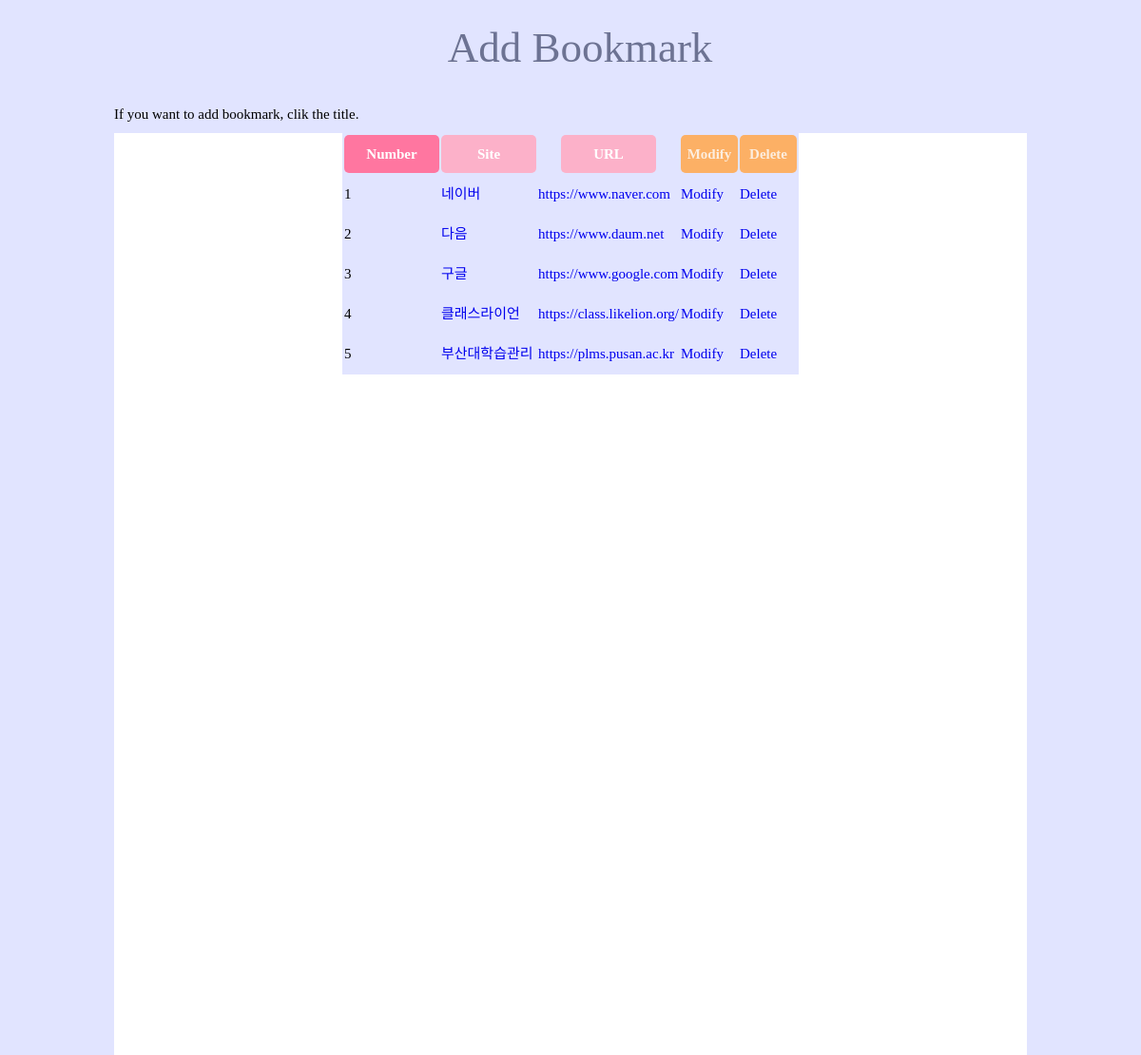
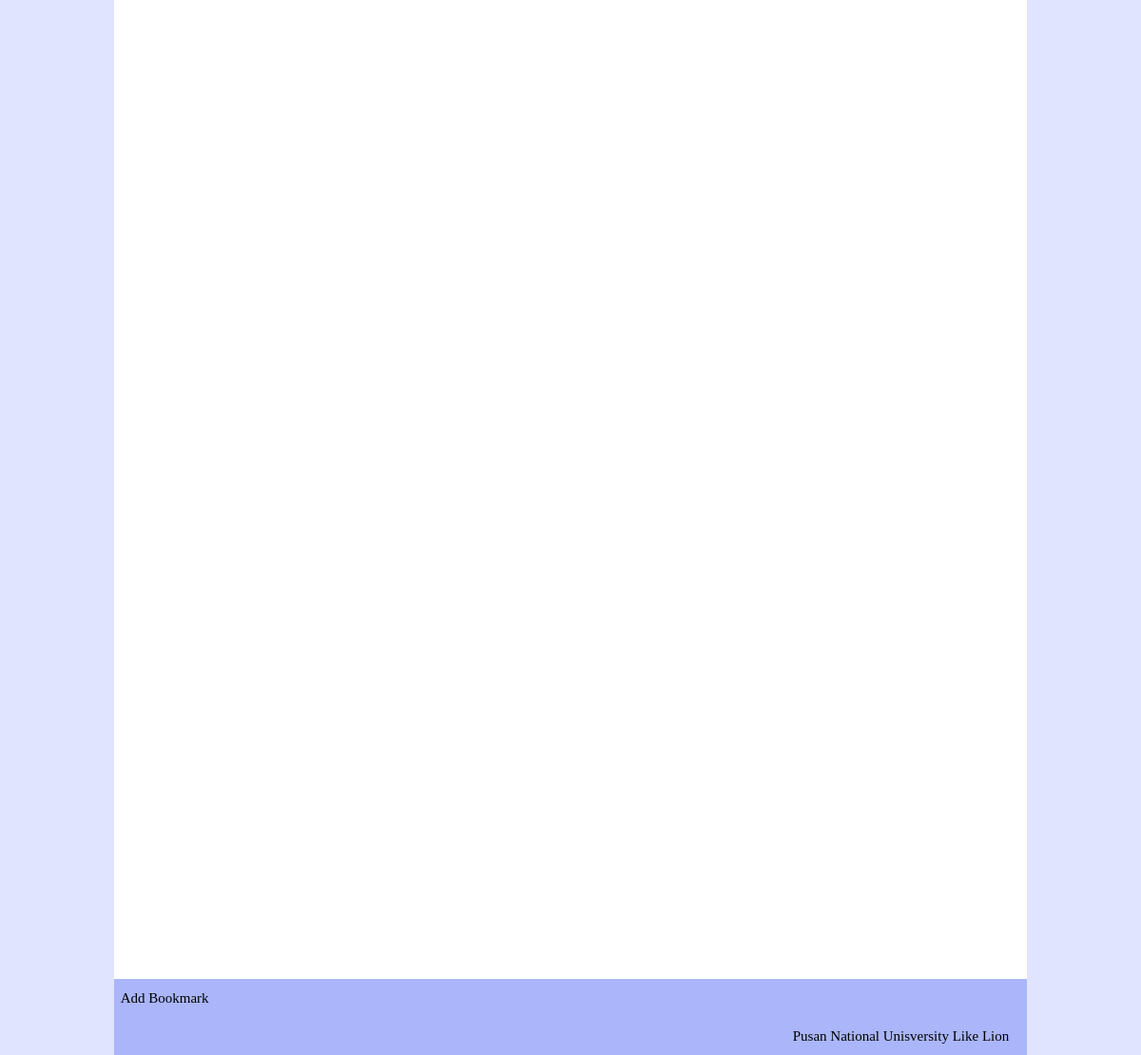
The page / on the database its author committed (2 pictures, top to bottom).
### bookmarkapp/models.py (models this page shows, shortened)
class Bookmark(models.Model):
    site_name=models.CharField(max_length =100)
    url = models.URLField('Site URL')

### bookmarkapp/views.py (the view)
# urls.py: path('', BookmarkListView.as_view(), name = 'list'),
class BookmarkListView(ListView):
    model = Bookmark

### bookmarkapp/templates/bookmarkapp/bookmark_list.html (shortened to what this page needs)
<!DOCTYPE html>
<html lang="en">
<head>
</head>
<body>
	<header
    <div class ="btn-group">
        <a href = "{% url 'add' %}" class = "btn btn-info"><div class="title">&nbsp;  Add Bookmark</div></a>
        <div class="wrapone">If you want to add bookmark, clik the title.</div>
	</header>
    <div class="wrap">
    <table class = "table">
        <thead>
            <tr>
                <th scope="col"><div class="lazy">Number</div></th>
                <th scope="col"><div class="two">Site</div></th>
                <th scope="col"><div class="two">URL</div></th>
                <th scope="col"><div class="three">Modify</div></th>
                <th scope="col"><div class="three">Delete</div></th>
            </tr>
        </thead>
        <tbody>
            {% for bookmark in object_list %}
            <tr>
                <td>{{forloop.counter}}</td>
                <td><a href="{% url 'detail' pk=bookmark.id %}"><div class="eight">{{bookmark.site_name}}</div></a></td>
                <td><a href="{{bookmark.url}}" target="_blank">{{bookmark.url}}</a></td>
                <td><a href="{% url 'update' pk=bookmark.id %}" class="btn btn-success btn-sm">Modify</a></td>
                <td><a href="{% url 'delete' pk=bookmark.id %}" class="btn btn-danger btn-sm">Delete</a></td>
            </tr>
            {%endfor%}
        </tbody>
    </table>
    </div>
    <footer>
    &nbsp;  Add Bookmark<br>
    <div class="footer">Pusan National Unisversity Like Lion&nbsp; &nbsp; &nbsp;      </div>
    </footer>
</body>
</html>

### bookmarkapp/templates/bookmarkapp/bookmark_list.html (style rules this page uses)
* { margin : 0 auto; padding: 0; list-style:none; font-family:"Times New Roman"; line-height:40px; font-size:15px; background-color:#e1e4ff; }
body, html { min-width:960px; }
.title { font-size:45px; line-height:100px; color:#6d7393; text-align:center; }
.wrapone { width:960px; }
.wrap { width:960px; height:2000px; background-color:white; }
.lazy { background-color:#ff76a0; color:white; border-radius:5px; width:100px; height:40px; }
.two { background-color:#fcb1c9; color:white; border-radius:5px; width:100px; height:40px; }
.three { background-color:#fcb065; color:#fcedde; border-radius:5px; width:60px; height:40px; }
footer { height:80px; background-color:#aab6f9; width:960px; color:79797c; overflow:hidden; }
.footer { background-color:#aab6f9; text-align:right; }
a { text-decoration: none; }

### rows shown on the page
Bookmark: site_name "네이버", url "https://www.naver.com"
Bookmark: site_name "다음", url "https://www.daum.net"
Bookmark: site_name "구글", url "https://www.google.com"
Bookmark: site_name "클래스라이언", url "https://class.likelion.org/"
Bookmark: site_name "부산대학습관리", url "https://plms.pusan.ac.kr"
